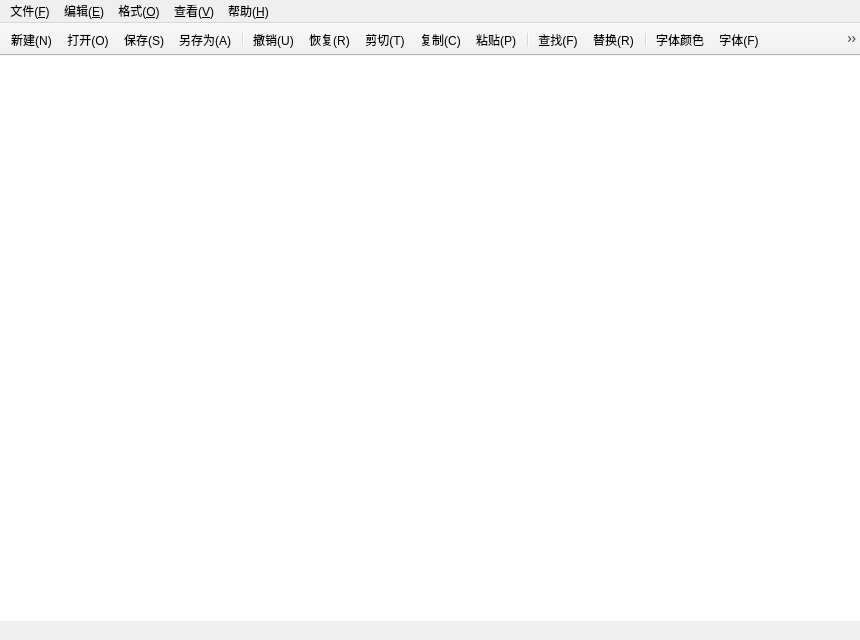
<?xml version="1.0" encoding="UTF-8"?>
<ui version="4.0">
 <class>MainWindow</class>
 <widget class="QMainWindow" name="MainWindow">
  <property name="geometry">
   <rect>
    <x>0</x>
    <y>0</y>
    <width>860</width>
    <height>640</height>
   </rect>
  </property>
  <property name="minimumSize">
   <size>
    <width>640</width>
    <height>480</height>
   </size>
  </property>
  <property name="windowTitle">
   <string>新建文本文件 - 编辑器</string>
  </property>
  <property name="windowIcon">
   <iconset resource="resources.qrc">
    <normaloff>:/icons/app.png</normaloff>:/icons/app.png</iconset>
  </property>
  <widget class="QWidget" name="centralwidget">
   <layout class="QVBoxLayout" name="centralLayout">
    <property name="spacing">
     <number>0</number>
    </property>
    <property name="leftMargin">
     <number>0</number>
    </property>
    <property name="topMargin">
     <number>0</number>
    </property>
    <property name="rightMargin">
     <number>0</number>
    </property>
    <property name="bottomMargin">
     <number>0</number>
    </property>
    <item>
     <widget class="CodeEditor" name="editor">
      <property name="frameShape">
       <enum>QFrame::NoFrame</enum>
      </property>
      <property name="lineWrapMode">
       <enum>QPlainTextEdit::WidgetWidth</enum>
      </property>
     </widget>
    </item>
   </layout>
  </widget>
  <widget class="QMenuBar" name="menubar">
   <property name="geometry">
    <rect>
     <x>0</x>
     <y>0</y>
     <width>860</width>
     <height>28</height>
    </rect>
   </property>
   <widget class="QMenu" name="menuFile">
    <property name="title">
     <string>文件(&amp;F)</string>
    </property>
    <addaction name="actionNew"/>
    <addaction name="actionOpen"/>
    <addaction name="actionSave"/>
    <addaction name="actionSaveAs"/>
    <addaction name="separator"/>
    <addaction name="actionAutoSave"/>
    <addaction name="separator"/>
    <addaction name="actionExit"/>
   </widget>
   <widget class="QMenu" name="menuEdit">
    <property name="title">
     <string>编辑(&amp;E)</string>
    </property>
    <addaction name="actionUndo"/>
    <addaction name="actionRedo"/>
    <addaction name="separator"/>
    <addaction name="actionCut"/>
    <addaction name="actionCopy"/>
    <addaction name="actionPaste"/>
    <addaction name="separator"/>
    <addaction name="actionFind"/>
    <addaction name="actionReplace"/>
    <addaction name="separator"/>
    <addaction name="actionSelectAll"/>
   </widget>
   <widget class="QMenu" name="menuFormat">
    <property name="title">
     <string>格式(&amp;O)</string>
    </property>
    <addaction name="actionWordWrap"/>
    <addaction name="actionLineNumbers"/>
    <addaction name="actionFont"/>
    <addaction name="actionFontColor"/>
    <addaction name="separator"/>
    <addaction name="actionTextBackground"/>
    <addaction name="actionEditorBackground"/>
   </widget>
   <widget class="QMenu" name="menuView">
    <property name="title">
     <string>查看(&amp;V)</string>
    </property>
    <addaction name="actionToolBar"/>
    <addaction name="actionStatusBar"/>
   </widget>
   <widget class="QMenu" name="menuHelp">
    <property name="title">
     <string>帮助(&amp;H)</string>
    </property>
    <addaction name="actionAbout"/>
   </widget>
   <addaction name="menuFile"/>
   <addaction name="menuEdit"/>
   <addaction name="menuFormat"/>
   <addaction name="menuView"/>
   <addaction name="menuHelp"/>
  </widget>
  <widget class="QToolBar" name="toolBar">
   <property name="geometry">
    <rect>
     <x>0</x>
     <y>28</y>
     <width>860</width>
     <height>40</height>
    </rect>
   </property>
   <property name="windowTitle">
    <string>工具栏</string>
   </property>
   <property name="movable">
    <bool>false</bool>
   </property>
   <property name="iconSize">
    <size>
     <width>24</width>
     <height>24</height>
    </size>
   </property>
   <property name="toolButtonStyle">
    <enum>Qt::ToolButtonIconOnly</enum>
   </property>
   <property name="floatable">
    <bool>false</bool>
   </property>
   <addaction name="actionNew"/>
   <addaction name="actionOpen"/>
   <addaction name="actionSave"/>
   <addaction name="actionSaveAs"/>
   <addaction name="separator"/>
   <addaction name="actionUndo"/>
   <addaction name="actionRedo"/>
   <addaction name="actionCut"/>
   <addaction name="actionCopy"/>
   <addaction name="actionPaste"/>
   <addaction name="separator"/>
   <addaction name="actionFind"/>
   <addaction name="actionReplace"/>
   <addaction name="separator"/>
   <addaction name="actionFontColor"/>
   <addaction name="actionFont"/>
   <addaction name="actionLineNumbers"/>
   <addaction name="actionWordWrap"/>
   <addaction name="actionEditorBackground"/>
   <addaction name="actionTextBackground"/>
  </widget>
  <widget class="QStatusBar" name="statusbar">
   <property name="sizeGripEnabled">
    <bool>false</bool>
   </property>
  </widget>
  <action name="actionNew">
   <property name="text">
    <string>新建(&amp;N)</string>
   </property>
   <property name="icon">
    <iconset resource="resources.qrc">
     <normaloff>:/icons/new.png</normaloff>:/icons/new.png</iconset>
   </property>
   <property name="shortcut">
    <string>Ctrl+N</string>
   </property>
   <property name="statusTip">
    <string>新建一个编辑窗口</string>
   </property>
  </action>
  <action name="actionOpen">
   <property name="text">
    <string>打开(&amp;O)</string>
   </property>
   <property name="icon">
    <iconset resource="resources.qrc">
     <normaloff>:/icons/open.png</normaloff>:/icons/open.png</iconset>
   </property>
   <property name="shortcut">
    <string>Ctrl+O</string>
   </property>
   <property name="statusTip">
    <string>打开一个文本文件</string>
   </property>
  </action>
  <action name="actionSave">
   <property name="text">
    <string>保存(&amp;S)</string>
   </property>
   <property name="icon">
    <iconset resource="resources.qrc">
     <normaloff>:/icons/save.png</normaloff>:/icons/save.png</iconset>
   </property>
   <property name="shortcut">
    <string>Ctrl+S</string>
   </property>
   <property name="statusTip">
    <string>保存当前文件</string>
   </property>
  </action>
  <action name="actionSaveAs">
   <property name="text">
    <string>另存为(&amp;A)</string>
   </property>
   <property name="icon">
    <iconset resource="resources.qrc">
     <normaloff>:/icons/saveas.png</normaloff>:/icons/saveas.png</iconset>
   </property>
   <property name="statusTip">
    <string>将当前文件另存为</string>
   </property>
  </action>
  <action name="actionAutoSave">
   <property name="text">
    <string>自动保存(&amp;U)</string>
   </property>
   <property name="checkable">
    <bool>true</bool>
   </property>
   <property name="checked">
    <bool>true</bool>
   </property>
   <property name="statusTip">
    <string>每 60 秒自动保存一次已命名的文件</string>
   </property>
  </action>
  <action name="actionExit">
   <property name="text">
    <string>退出(&amp;X)</string>
   </property>
   <property name="statusTip">
    <string>退出程序</string>
   </property>
  </action>
  <action name="actionUndo">
   <property name="text">
    <string>撤销(&amp;U)</string>
   </property>
   <property name="icon">
    <iconset resource="resources.qrc">
     <normaloff>:/icons/undo.png</normaloff>:/icons/undo.png</iconset>
   </property>
   <property name="shortcut">
    <string>Ctrl+Z</string>
   </property>
   <property name="statusTip">
    <string>撤销上一次编辑</string>
   </property>
  </action>
  <action name="actionRedo">
   <property name="text">
    <string>恢复(&amp;R)</string>
   </property>
   <property name="icon">
    <iconset resource="resources.qrc">
     <normaloff>:/icons/redo.png</normaloff>:/icons/redo.png</iconset>
   </property>
   <property name="shortcut">
    <string>Ctrl+Shift+Z</string>
   </property>
   <property name="statusTip">
    <string>恢复被撤销的编辑</string>
   </property>
  </action>
  <action name="actionCut">
   <property name="text">
    <string>剪切(&amp;T)</string>
   </property>
   <property name="icon">
    <iconset resource="resources.qrc">
     <normaloff>:/icons/cut.png</normaloff>:/icons/cut.png</iconset>
   </property>
   <property name="shortcut">
    <string>Ctrl+X</string>
   </property>
   <property name="statusTip">
    <string>剪切选中文本</string>
   </property>
  </action>
  <action name="actionCopy">
   <property name="text">
    <string>复制(&amp;C)</string>
   </property>
   <property name="icon">
    <iconset resource="resources.qrc">
     <normaloff>:/icons/copy.png</normaloff>:/icons/copy.png</iconset>
   </property>
   <property name="shortcut">
    <string>Ctrl+C</string>
   </property>
   <property name="statusTip">
    <string>复制选中文本</string>
   </property>
  </action>
  <action name="actionPaste">
   <property name="text">
    <string>粘贴(&amp;P)</string>
   </property>
   <property name="icon">
    <iconset resource="resources.qrc">
     <normaloff>:/icons/paste.png</normaloff>:/icons/paste.png</iconset>
   </property>
   <property name="shortcut">
    <string>Ctrl+V</string>
   </property>
   <property name="statusTip">
    <string>粘贴剪贴板文本</string>
   </property>
  </action>
  <action name="actionFind">
   <property name="text">
    <string>查找(&amp;F)</string>
   </property>
   <property name="icon">
    <iconset resource="resources.qrc">
     <normaloff>:/icons/find.png</normaloff>:/icons/find.png</iconset>
   </property>
   <property name="shortcut">
    <string>Ctrl+F</string>
   </property>
   <property name="statusTip">
    <string>查找文本</string>
   </property>
  </action>
  <action name="actionReplace">
   <property name="text">
    <string>替换(&amp;R)</string>
   </property>
   <property name="icon">
    <iconset resource="resources.qrc">
     <normaloff>:/icons/replace.png</normaloff>:/icons/replace.png</iconset>
   </property>
   <property name="shortcut">
    <string>Ctrl+H</string>
   </property>
   <property name="statusTip">
    <string>查找并替换文本</string>
   </property>
  </action>
  <action name="actionSelectAll">
   <property name="text">
    <string>全选(&amp;A)</string>
   </property>
   <property name="shortcut">
    <string>Ctrl+A</string>
   </property>
   <property name="statusTip">
    <string>选中全部文本</string>
   </property>
  </action>
  <action name="actionWordWrap">
   <property name="text">
    <string>自动换行(&amp;W)</string>
   </property>
   <property name="icon">
    <iconset resource="resources.qrc">
     <normaloff>:/icons/wordwrap.png</normaloff>:/icons/wordwrap.png</iconset>
   </property>
   <property name="checkable">
    <bool>true</bool>
   </property>
   <property name="checked">
    <bool>true</bool>
   </property>
   <property name="statusTip">
    <string>打开或关闭自动换行</string>
   </property>
  </action>
  <action name="actionLineNumbers">
   <property name="text">
    <string>显示行号(&amp;L)</string>
   </property>
   <property name="icon">
    <iconset resource="resources.qrc">
     <normaloff>:/icons/linenumbers.png</normaloff>:/icons/linenumbers.png</iconset>
   </property>
   <property name="shortcut">
    <string>Ctrl+L</string>
   </property>
   <property name="checkable">
    <bool>true</bool>
   </property>
   <property name="checked">
    <bool>true</bool>
   </property>
   <property name="statusTip">
    <string>显示或隐藏行号</string>
   </property>
  </action>
  <action name="actionFont">
   <property name="text">
    <string>字体(&amp;F)</string>
   </property>
   <property name="icon">
    <iconset resource="resources.qrc">
     <normaloff>:/icons/font.png</normaloff>:/icons/font.png</iconset>
   </property>
   <property name="statusTip">
    <string>设置字体和字号</string>
   </property>
  </action>
  <action name="actionFontColor">
   <property name="text">
    <string>字体颜色</string>
   </property>
   <property name="icon">
    <iconset resource="resources.qrc">
     <normaloff>:/icons/fontcolor.png</normaloff>:/icons/fontcolor.png</iconset>
   </property>
   <property name="statusTip">
    <string>设置选中文本的字体颜色</string>
   </property>
  </action>
  <action name="actionTextBackground">
   <property name="text">
    <string>字体背景色</string>
   </property>
   <property name="icon">
    <iconset resource="resources.qrc">
     <normaloff>:/icons/textbackground.png</normaloff>:/icons/textbackground.png</iconset>
   </property>
   <property name="statusTip">
    <string>设置选中文本的背景色</string>
   </property>
  </action>
  <action name="actionEditorBackground">
   <property name="text">
    <string>编辑器背景色</string>
   </property>
   <property name="icon">
    <iconset resource="resources.qrc">
     <normaloff>:/icons/editorbackground.png</normaloff>:/icons/editorbackground.png</iconset>
   </property>
   <property name="statusTip">
    <string>设置编辑器的背景色</string>
   </property>
  </action>
  <action name="actionToolBar">
   <property name="text">
    <string>工具栏(&amp;T)</string>
   </property>
   <property name="checkable">
    <bool>true</bool>
   </property>
   <property name="checked">
    <bool>true</bool>
   </property>
   <property name="statusTip">
    <string>显示或隐藏工具栏</string>
   </property>
  </action>
  <action name="actionStatusBar">
   <property name="text">
    <string>状态栏(&amp;S)</string>
   </property>
   <property name="checkable">
    <bool>true</bool>
   </property>
   <property name="checked">
    <bool>true</bool>
   </property>
   <property name="statusTip">
    <string>显示或隐藏状态栏</string>
   </property>
  </action>
  <action name="actionAbout">
   <property name="text">
    <string>关于(&amp;A)</string>
   </property>
   <property name="icon">
    <iconset resource="resources.qrc">
     <normaloff>:/icons/app.png</normaloff>:/icons/app.png</iconset>
   </property>
   <property name="statusTip">
    <string>关于简易文本编辑器</string>
   </property>
  </action>
  <action name="separator">
   <property name="text">
    <string/>
   </property>
  </action>
 </widget>
 <customwidgets>
  <customwidget>
   <class>CodeEditor</class>
   <extends>QPlainTextEdit</extends>
   <header>codeeditor.h</header>
  </customwidget>
 </customwidgets>
 <resources>
  <include location="resources.qrc"/>
 </resources>
 <connections/>
</ui>
